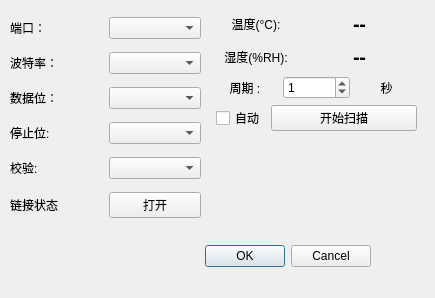
<?xml version="1.0" encoding="UTF-8"?>
<ui version="4.0">
 <class>DialogTemperatureControlDevice</class>
 <widget class="QDialog" name="DialogTemperatureControlDevice">
  <property name="geometry">
   <rect>
    <x>0</x>
    <y>0</y>
    <width>435</width>
    <height>298</height>
   </rect>
  </property>
  <property name="windowTitle">
   <string>Dialog</string>
  </property>
  <widget class="QDialogButtonBox" name="buttonBox">
   <property name="geometry">
    <rect>
     <x>30</x>
     <y>240</y>
     <width>341</width>
     <height>32</height>
    </rect>
   </property>
   <property name="orientation">
    <enum>Qt::Horizontal</enum>
   </property>
   <property name="standardButtons">
    <set>QDialogButtonBox::Cancel|QDialogButtonBox::Ok</set>
   </property>
  </widget>
  <widget class="QWidget" name="gridLayoutWidget">
   <property name="geometry">
    <rect>
     <x>10</x>
     <y>10</y>
     <width>191</width>
     <height>221</height>
    </rect>
   </property>
   <layout class="QGridLayout" name="gridLayout">
    <item row="0" column="0">
     <layout class="QHBoxLayout" name="horizontalLayout">
      <item>
       <widget class="QLabel" name="label">
        <property name="text">
         <string>端口：</string>
        </property>
       </widget>
      </item>
      <item>
       <widget class="QComboBox" name="comboBox_port"/>
      </item>
     </layout>
    </item>
    <item row="1" column="0">
     <layout class="QHBoxLayout" name="horizontalLayout_2">
      <item>
       <widget class="QLabel" name="label_2">
        <property name="text">
         <string>波特率：</string>
        </property>
       </widget>
      </item>
      <item>
       <widget class="QComboBox" name="comboBox_baudRate"/>
      </item>
     </layout>
    </item>
    <item row="2" column="0">
     <layout class="QHBoxLayout" name="horizontalLayout_3">
      <item>
       <widget class="QLabel" name="label_3">
        <property name="text">
         <string>数据位：</string>
        </property>
       </widget>
      </item>
      <item>
       <widget class="QComboBox" name="comboBox_dataBits"/>
      </item>
     </layout>
    </item>
    <item row="3" column="0">
     <layout class="QHBoxLayout" name="horizontalLayout_4">
      <item>
       <widget class="QLabel" name="label_4">
        <property name="text">
         <string>停止位:</string>
        </property>
       </widget>
      </item>
      <item>
       <widget class="QComboBox" name="comboBox_stopBits"/>
      </item>
     </layout>
    </item>
    <item row="5" column="0">
     <layout class="QHBoxLayout" name="horizontalLayout_7">
      <item>
       <widget class="QLabel" name="label_serialState">
        <property name="text">
         <string>链接状态</string>
        </property>
       </widget>
      </item>
      <item>
       <widget class="QPushButton" name="pushButton_openOrCloseSerial">
        <property name="text">
         <string>打开</string>
        </property>
       </widget>
      </item>
     </layout>
    </item>
    <item row="4" column="0">
     <layout class="QHBoxLayout" name="horizontalLayout_5">
      <item>
       <widget class="QLabel" name="label_5">
        <property name="text">
         <string>校验:</string>
        </property>
       </widget>
      </item>
      <item>
       <widget class="QComboBox" name="comboBox_parity"/>
      </item>
     </layout>
    </item>
   </layout>
  </widget>
  <widget class="QWidget" name="formLayoutWidget">
   <property name="geometry">
    <rect>
     <x>210</x>
     <y>10</y>
     <width>207</width>
     <height>221</height>
    </rect>
   </property>
   <layout class="QFormLayout" name="formLayout">
    <item row="0" column="1">
     <layout class="QHBoxLayout" name="horizontalLayout_13">
      <item>
       <widget class="QLabel" name="label_9">
        <property name="sizePolicy">
         <sizepolicy hsizetype="Preferred" vsizetype="Preferred">
          <horstretch>0</horstretch>
          <verstretch>0</verstretch>
         </sizepolicy>
        </property>
        <property name="minimumSize">
         <size>
          <width>50</width>
          <height>0</height>
         </size>
        </property>
        <property name="maximumSize">
         <size>
          <width>80</width>
          <height>16777215</height>
         </size>
        </property>
        <property name="text">
         <string>温度(°C):</string>
        </property>
        <property name="alignment">
         <set>Qt::AlignCenter</set>
        </property>
       </widget>
      </item>
      <item>
       <widget class="QLabel" name="label_Temp">
        <property name="font">
         <font>
          <family>微软雅黑</family>
          <pointsize>14</pointsize>
          <weight>75</weight>
          <bold>true</bold>
         </font>
        </property>
        <property name="text">
         <string>--</string>
        </property>
        <property name="alignment">
         <set>Qt::AlignCenter</set>
        </property>
       </widget>
      </item>
     </layout>
    </item>
    <item row="1" column="1">
     <layout class="QHBoxLayout" name="horizontalLayout_14">
      <item>
       <widget class="QLabel" name="label_10">
        <property name="sizePolicy">
         <sizepolicy hsizetype="Preferred" vsizetype="Preferred">
          <horstretch>0</horstretch>
          <verstretch>0</verstretch>
         </sizepolicy>
        </property>
        <property name="maximumSize">
         <size>
          <width>80</width>
          <height>16777215</height>
         </size>
        </property>
        <property name="text">
         <string>湿度(%RH):</string>
        </property>
        <property name="alignment">
         <set>Qt::AlignCenter</set>
        </property>
       </widget>
      </item>
      <item>
       <widget class="QLabel" name="label_RH">
        <property name="font">
         <font>
          <family>微软雅黑</family>
          <pointsize>14</pointsize>
          <weight>75</weight>
          <bold>true</bold>
         </font>
        </property>
        <property name="text">
         <string>--</string>
        </property>
        <property name="alignment">
         <set>Qt::AlignCenter</set>
        </property>
       </widget>
      </item>
     </layout>
    </item>
    <item row="2" column="1">
     <layout class="QHBoxLayout" name="horizontalLayout_16">
      <item>
       <widget class="QLabel" name="label_6">
        <property name="sizePolicy">
         <sizepolicy hsizetype="Ignored" vsizetype="Preferred">
          <horstretch>0</horstretch>
          <verstretch>0</verstretch>
         </sizepolicy>
        </property>
        <property name="text">
         <string>周期 : </string>
        </property>
        <property name="alignment">
         <set>Qt::AlignCenter</set>
        </property>
       </widget>
      </item>
      <item>
       <widget class="QSpinBox" name="spinBox_scanInterval">
        <property name="sizePolicy">
         <sizepolicy hsizetype="Preferred" vsizetype="Fixed">
          <horstretch>0</horstretch>
          <verstretch>0</verstretch>
         </sizepolicy>
        </property>
        <property name="maximum">
         <number>10000000</number>
        </property>
        <property name="value">
         <number>1</number>
        </property>
       </widget>
      </item>
      <item>
       <widget class="QLabel" name="label_8">
        <property name="sizePolicy">
         <sizepolicy hsizetype="Ignored" vsizetype="Preferred">
          <horstretch>0</horstretch>
          <verstretch>0</verstretch>
         </sizepolicy>
        </property>
        <property name="text">
         <string>秒</string>
        </property>
        <property name="alignment">
         <set>Qt::AlignCenter</set>
        </property>
       </widget>
      </item>
     </layout>
    </item>
    <item row="3" column="1">
     <layout class="QHBoxLayout" name="horizontalLayout_12">
      <item>
       <layout class="QVBoxLayout" name="verticalLayout_2">
        <item>
         <layout class="QHBoxLayout" name="horizontalLayout_15">
          <item>
           <widget class="QCheckBox" name="checkBoxAuto_scan">
            <property name="sizePolicy">
             <sizepolicy hsizetype="Fixed" vsizetype="Fixed">
              <horstretch>0</horstretch>
              <verstretch>0</verstretch>
             </sizepolicy>
            </property>
            <property name="text">
             <string>自动</string>
            </property>
           </widget>
          </item>
          <item>
           <widget class="QPushButton" name="pushButton_startOrStopScan">
            <property name="sizePolicy">
             <sizepolicy hsizetype="Preferred" vsizetype="Preferred">
              <horstretch>0</horstretch>
              <verstretch>0</verstretch>
             </sizepolicy>
            </property>
            <property name="text">
             <string>开始扫描</string>
            </property>
           </widget>
          </item>
         </layout>
        </item>
       </layout>
      </item>
     </layout>
    </item>
   </layout>
  </widget>
 </widget>
 <resources/>
 <connections>
  <connection>
   <sender>buttonBox</sender>
   <signal>accepted()</signal>
   <receiver>DialogTemperatureControlDevice</receiver>
   <slot>accept()</slot>
   <hints>
    <hint type="sourcelabel">
     <x>248</x>
     <y>254</y>
    </hint>
    <hint type="destinationlabel">
     <x>157</x>
     <y>274</y>
    </hint>
   </hints>
  </connection>
  <connection>
   <sender>buttonBox</sender>
   <signal>rejected()</signal>
   <receiver>DialogTemperatureControlDevice</receiver>
   <slot>reject()</slot>
   <hints>
    <hint type="sourcelabel">
     <x>316</x>
     <y>260</y>
    </hint>
    <hint type="destinationlabel">
     <x>286</x>
     <y>274</y>
    </hint>
   </hints>
  </connection>
 </connections>
</ui>
